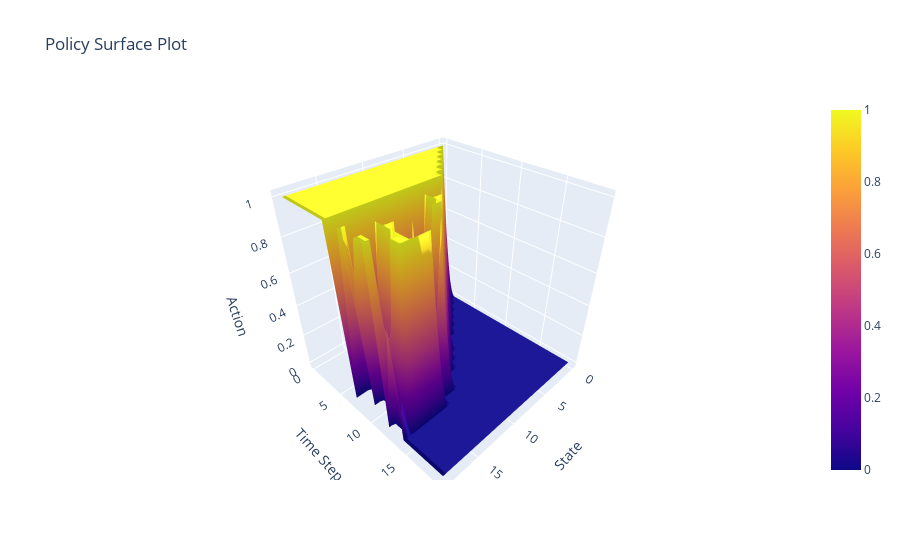

Notebook code cell kept with this figure:
### Markdown cell above
Note: The values are similar even upto time step 60 but at time: time_steps there is a sudden change, this is because the higher valued states at time: time_steps are never reached due to the replacement action by the higher valued states in the previous time steps

### Code cell
# mesh plot of policy
Z_policy = policy

fig_policy = go.Figure(data=[go.Surface(z=Z_policy, x=X, y=Y)])
fig_policy.update_layout(title='Policy Surface Plot', scene=dict(
    xaxis_title='State',
    yaxis_title='Time Step',
    zaxis_title='Action'))
fig_policy.show()

### Figure 1 — Plotly figure (JSON) as saved in the notebook; plotly's stock layout.template omitted (floating-point values rounded to 4 significant figures; data arrays with more than 128 entries replaced by an {"elided": "..."} marker saying what was removed)
{"data": [{"type": "surface", "x": {"elided": "61x20 int values"}, "y": {"elided": "61x20 int values"}, "z": {"elided": "20x60 float values"}}], "layout": {"scene": {"xaxis": {"title": {"text": "State"}}, "yaxis": {"title": {"text": "Time Step"}}, "zaxis": {"title": {"text": "Action"}}}, "title": {"text": "Policy Surface Plot"}}}
